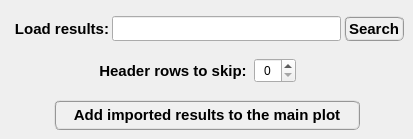
            <widget class="QWidget" name="tab_4">
             <attribute name="title">
              <string>Import</string>
             </attribute>
             <widget class="QPushButton" name="pushButton_AddImportedPlot">
              <property name="geometry">
               <rect>
                <x>54</x>
                <y>100</y>
                <width>306</width>
                <height>30</height>
               </rect>
              </property>
              <property name="font">
               <font>
                <family>MS Shell Dlg 2</family>
                <pointsize>11</pointsize>
                <weight>75</weight>
                <italic>false</italic>
                <bold>true</bold>
               </font>
              </property>
              <property name="styleSheet">
               <string notr="true">QPushButton{border-radius: 6px; border-color: rgb(150, 150, 150); border-style: ridge; border-width: 2px; color: rgb(0, 0, 0); background-color: rgb(240, 240, 240); font: 75 bold 11pt &quot;MS Shell Dlg 2&quot;}
QPushButton:hover{border-radius: 6px; border-color: rgb(0, 170, 255); border-style: ridge; border-width: 2px; color: rgb(0, 0, 0); background-color: rgba(174, 213, 255, 100); font: 75 bold 11pt &quot;MS Shell Dlg 2&quot;}
QPushButton:pressed{border-radius: 6px; border-color: rgb(0, 170, 255); border-style: ridge; border-width: 3px; color: rgb(0, 0, 0); background-color: rgb(174, 213, 255); font: 75 bold 11pt &quot;MS Shell Dlg 2&quot;}</string>
              </property>
              <property name="text">
               <string>Add imported results to the main plot</string>
              </property>
             </widget>
             <widget class="QSpinBox" name="spinBox">
              <property name="geometry">
               <rect>
                <x>254</x>
                <y>58</y>
                <width>42</width>
                <height>25</height>
               </rect>
              </property>
              <property name="minimumSize">
               <size>
                <width>0</width>
                <height>25</height>
               </size>
              </property>
              <property name="maximumSize">
               <size>
                <width>16777215</width>
                <height>25</height>
               </size>
              </property>
              <property name="alignment">
               <set>Qt::AlignCenter</set>
              </property>
              <property name="maximum">
               <number>10</number>
              </property>
             </widget>
             <widget class="QLabel" name="label_9">
              <property name="geometry">
               <rect>
                <x>93</x>
                <y>58</y>
                <width>160</width>
                <height>25</height>
               </rect>
              </property>
              <property name="minimumSize">
               <size>
                <width>160</width>
                <height>25</height>
               </size>
              </property>
              <property name="maximumSize">
               <size>
                <width>160</width>
                <height>25</height>
               </size>
              </property>
              <property name="font">
               <font>
                <family>Arial</family>
                <pointsize>11</pointsize>
                <weight>75</weight>
                <italic>false</italic>
                <bold>true</bold>
               </font>
              </property>
              <property name="text">
               <string>Header rows to skip:</string>
              </property>
              <property name="alignment">
               <set>Qt::AlignCenter</set>
              </property>
             </widget>
             <widget class="QLabel" name="label_4">
              <property name="geometry">
               <rect>
                <x>12</x>
                <y>16</y>
                <width>100</width>
                <height>25</height>
               </rect>
              </property>
              <property name="minimumSize">
               <size>
                <width>100</width>
                <height>25</height>
               </size>
              </property>
              <property name="maximumSize">
               <size>
                <width>100</width>
                <height>25</height>
               </size>
              </property>
              <property name="font">
               <font>
                <family>Arial</family>
                <pointsize>11</pointsize>
                <weight>75</weight>
                <italic>false</italic>
                <bold>true</bold>
               </font>
              </property>
              <property name="text">
               <string>Load results:</string>
              </property>
              <property name="alignment">
               <set>Qt::AlignCenter</set>
              </property>
             </widget>
             <widget class="QLineEdit" name="lineEdit_ImportResultsPath">
              <property name="geometry">
               <rect>
                <x>112</x>
                <y>16</y>
                <width>229</width>
                <height>25</height>
               </rect>
              </property>
              <property name="minimumSize">
               <size>
                <width>0</width>
                <height>25</height>
               </size>
              </property>
              <property name="maximumSize">
               <size>
                <width>16777215</width>
                <height>25</height>
               </size>
              </property>
              <property name="font">
               <font>
                <pointsize>8</pointsize>
                <weight>50</weight>
                <italic>false</italic>
                <bold>false</bold>
               </font>
              </property>
              <property name="layoutDirection">
               <enum>Qt::LeftToRight</enum>
              </property>
              <property name="alignment">
               <set>Qt::AlignCenter</set>
              </property>
             </widget>
             <widget class="QPushButton" name="pushButton_ChooseFolderImport">
              <property name="geometry">
               <rect>
                <x>344</x>
                <y>16</y>
                <width>60</width>
                <height>25</height>
               </rect>
              </property>
              <property name="maximumSize">
               <size>
                <width>60</width>
                <height>16777215</height>
               </size>
              </property>
              <property name="font">
               <font>
                <family>MS Shell Dlg 2</family>
                <pointsize>11</pointsize>
                <weight>75</weight>
                <italic>false</italic>
                <bold>true</bold>
               </font>
              </property>
              <property name="styleSheet">
               <string notr="true">QPushButton{border-radius: 6px; border-color: rgb(150, 150, 150); border-style: ridge; border-width: 2px; color: rgb(0, 0, 0); background-color: rgb(240, 240, 240); font: 75 bold 11pt &quot;MS Shell Dlg 2&quot;}
QPushButton:hover{border-radius: 6px; border-color: rgb(0, 170, 255); border-style: ridge; border-width: 2px; color: rgb(0, 0, 0); background-color: rgba(174, 213, 255, 100); font: 75 bold 11pt &quot;MS Shell Dlg 2&quot;}
QPushButton:pressed{border-radius: 6px; border-color: rgb(0, 170, 255); border-style: ridge; border-width: 3px; color: rgb(0, 0, 0); background-color: rgb(174, 213, 255); font: 75 bold 11pt &quot;MS Shell Dlg 2&quot;}</string>
              </property>
              <property name="text">
               <string>Search</string>
              </property>
             </widget>
            </widget>
